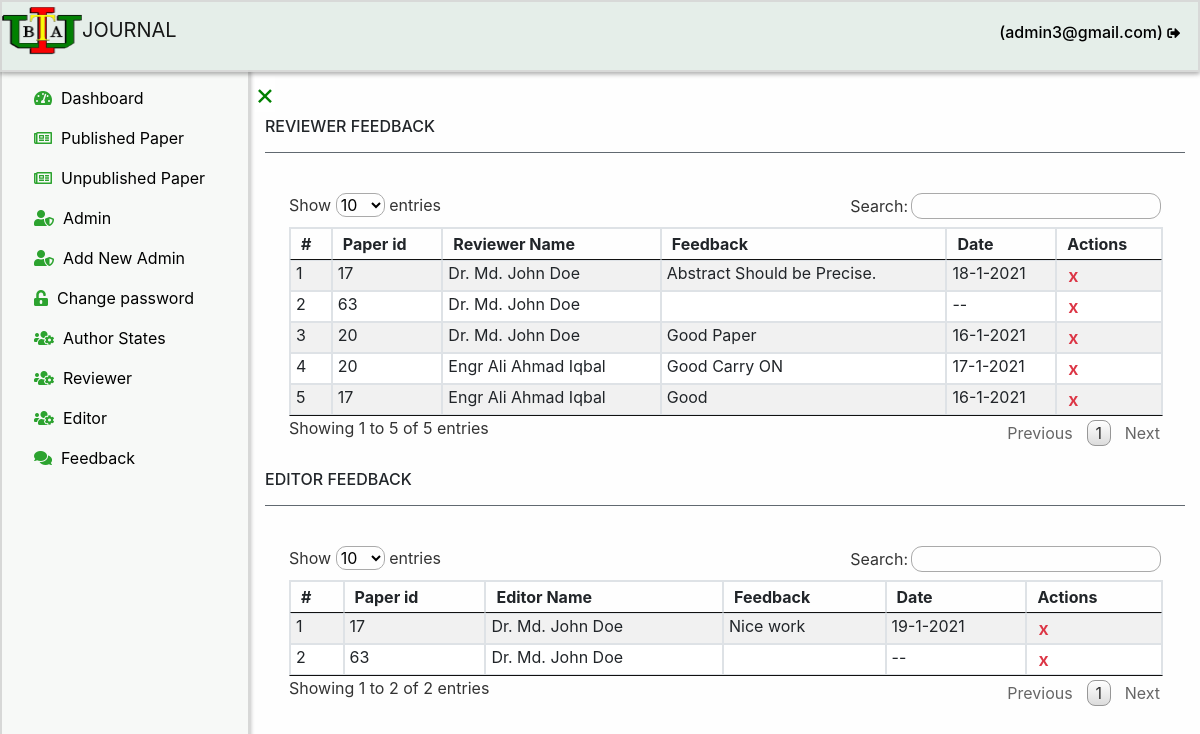
/feedbackadmin.php (signed in), run on the app's committed database.
### tables this page shows
CREATE TABLE `reviewertable` (
  `id` int(11) NOT NULL,
  `paperid` varchar(100) DEFAULT NULL,
  `username` varchar(100) DEFAULT NULL,
  `primaryemail` varchar(100) DEFAULT NULL,
  `assigndate` int(100) DEFAULT NULL,
  `assignmonth` int(100) DEFAULT NULL,
  `assignyear` int(100) DEFAULT NULL,
  `endingdate` int(100) DEFAULT NULL,
  `endingmonth` int(100) DEFAULT NULL,
  `endingyear` int(100) DEFAULT NULL,
  `feedback` varchar(8000) DEFAULT NULL,
  `feedbackdate` int(100) DEFAULT NULL,
  `feedbackmonth` int(100) DEFAULT NULL,
  `feedbackyear` int(100) DEFAULT NULL,
  `action` int(11) DEFAULT NULL
);

CREATE TABLE `author` (
  `id` int(11) NOT NULL,
  `username` varchar(100) NOT NULL,
  `title` varchar(100) NOT NULL,
  `firstname` varchar(100) NOT NULL,
  `middlename` varchar(100) DEFAULT NULL,
  `lastname` varchar(100) NOT NULL,
  `primaryemail` varchar(100) NOT NULL,
  `primaryemailcc` varchar(100) NOT NULL,
  `secondaryemail` varchar(100) NOT NULL,
  `secondaryemailcc` varchar(100) NOT NULL,
  `password` varchar(100) NOT NULL,
  `contact` varchar(100) NOT NULL,
  `address` varchar(100) NOT NULL,
  `registrationtime` timestamp NOT NULL DEFAULT current_timestamp(),
  `reviewerselection` int(11) DEFAULT NULL,
  `editorselection` int(11) DEFAULT NULL
);

CREATE TABLE `editortable` (
  `id` int(11) NOT NULL,
  `paperid` varchar(100) DEFAULT NULL,
  `username` varchar(100) DEFAULT NULL,
  `primaryemail` varchar(100) DEFAULT NULL,
  `assigndate` int(100) DEFAULT NULL,
  `assignmonth` int(100) DEFAULT NULL,
  `assignyear` int(100) DEFAULT NULL,
  `endingdate` int(100) DEFAULT NULL,
  `endingmonth` int(100) DEFAULT NULL,
  `endingyear` int(100) DEFAULT NULL,
  `feedback` varchar(8000) DEFAULT NULL,
  `feedbackdate` int(100) DEFAULT NULL,
  `feedbackmonth` int(100) DEFAULT NULL,
  `feedbackyear` int(100) DEFAULT NULL,
  `action` int(11) DEFAULT NULL
);

### feedbackadmin.php (the view, shortened to what this page needs)
<?php
include('link/config.php');
if(strlen($_SESSION['alogin'])=="")
    {
    header("Location: login.php");
    }
    else
    {
     $adminemail = $_SESSION["email"];
     $sql = "SELECT admin.id,admin.username,admin.fullname,admin.password,admin.email,admin.contact from admin where email='$adminemail'";
     $query = $dbh->prepare($sql);
     $query->execute();
     if($query->rowCount() > 0)
     {
?>
<!DOCTYPE html>
<html lang="en">
<head>
    <link rel="stylesheet" href="css/bootstrap.min.css">
    <link rel="stylesheet" href="css/jquery.dataTables.min.css">
    <link rel="stylesheet" href="https://use.fontawesome.com/releases/v5.3.1/css/all.css">
    <link rel="stylesheet" href="css/fontawesome.v5.3.1.all.css">
   <link rel="stylesheet" href="css/admin-dashboard.css">
   <link rel="stylesheet" href="css/index.css">
</head>
<body>
<div class="sticky-top header-floating">
<?php
include 'admin-header.php';
?>
</div>
<div id="mySidebar" class="sidebar mt-3">
  <?php
  include 'admin-sidebar.php';
  ?>
</div>
<div id="main">
<a href="javascript:void(0)" class="closebtn" id="closesignof" onclick="closeNav()">×</a>
<div class="container">
  <h6>REVIEWER FEEDBACK</h6>
  <hr class="bg-secondary" >
  <div class="table-responsive table-responsive-lg table-responsize-xl table-responsive-sm p-4">
<table id="dtBasicExample" class="table table-striped table-bordered table-hover">
<thead>
        <tr>
            <th >#</th>
            <th >Paper id</th>
            <th >Reviewer Name</th>
            <th >Feedback</th>
            <th >Date</th>
            <th >Actions</th>
        </tr>
</thead>
<tbody id="myTable-admin">
<?php $sql = "SELECT reviewertable.id,reviewertable.paperid,reviewertable.username,reviewertable.primaryemail,reviewertable.assigndate,reviewertable.assignmonth,reviewertable.assignyear,reviewertable.action,reviewertable.feedback,reviewertable.feedbackdate,reviewertable.feedbackmonth,reviewertable.feedbackyear from reviewertable where action IS NULL";
$query = $dbh->prepare($sql);
$query->execute();
$results=$query->fetchAll(PDO::FETCH_OBJ);
$cnt=1;
if($query->rowCount() > 0)
{
foreach($results as $result)
{   ?>
<tr>
<td><?php echo htmlentities($cnt);?></td><td class="result-color1"><?php echo htmlentities($result->paperid);?></td>
<?php
      $username = htmlentities($result->username);
      include 'link/linklocal.php';
      $sql1 = "SELECT * FROM author WHERE  username='$username' ";
      $result1 = mysqli_query($link,$sql1);
      $file1 = mysqli_fetch_assoc($result1);
      $title = $file1['title'];
      $fname= $file1['firstname'];
      $middlename= $file1['middlename'];
      $lastname= $file1['lastname'];
      $authorname = $title.' '.$fname.' '.$middlename.' ' .$lastname;
      $fdate = htmlentities($result->feedbackdate);
      $fmonth = htmlentities($result->feedbackmonth);
      $fyear = htmlentities($result->feedbackyear);
      $fddate = $fdate.'-'.$fmonth.'-'.$fyear;
?>
            <td ><?php echo $authorname;?></td>
            <td ><?php echo htmlentities($result->feedback);?></td>
            <td ><?php echo $fddate;?></td>
<td>
<form method="post">
<input class="text-danger" onclick="return confirm('Are you sure you want to remove reviewer for this paper?');" style="font-size:18px;border:none;font-weight:600;background-color:transparent;" type="submit" name="reviewer-remove-feedback" value="x">
</form>
</td>
</tr>
<?php $cnt=$cnt+1;}} ?>
    </tbody>
</table>
</div>
<h6>EDITOR FEEDBACK</h6>
  <hr class="bg-secondary" >
  <div class="table-responsive table-responsive-lg table-responsize-xl table-responsive-sm p-4">
<table id="dtBasicExample2" class="table table-striped table-bordered table-hover">
<thead>
        <tr>
            <th >#</th>
            <th >Paper id</th>
            <th >Editor Name</th>
            <th >Feedback</th>
            <th >Date</th>
            <th >Actions</th>
        </tr>
</thead>
<tbody id="myTable-admin">
<?php $sql = "SELECT editortable.id,editortable.paperid,editortable.username,editortable.primaryemail,editortable.assigndate,editortable.assignmonth,editortable.assignyear,editortable.action,editortable.feedback,editortable.feedbackdate,editortable.feedbackmonth,editortable.feedbackyear from editortable where action IS NULL";
$query = $dbh->prepare($sql);
$query->execute();
$results=$query->fetchAll(PDO::FETCH_OBJ);
$cnt=1;
if($query->rowCount() > 0)
{
foreach($results as $result)
{   ?>
<tr>
<td><?php echo htmlentities($cnt);?></td><td class="result-color1"><?php echo htmlentities($result->paperid);?></td>
<?php
      $username = htmlentities($result->username);
      include 'link/linklocal.php';
      $sql1 = "SELECT * FROM author WHERE  username='$username' ";
      $result1 = mysqli_query($link,$sql1);
      $file1 = mysqli_fetch_assoc($result1);
      $title = $file1['title'];
      $fname= $file1['firstname'];
      $middlename= $file1['middlename'];
      $lastname= $file1['lastname'];
      $authorname = $title.' '.$fname.' '.$middlename.' ' .$lastname;
      $fdate = htmlentities($result->feedbackdate);
      $fmonth = htmlentities($result->feedbackmonth);
      $fyear = htmlentities($result->feedbackyear);
      $fddate = $fdate.'-'.$fmonth.'-'.$fyear;
?>
            <td ><?php echo $authorname;?></td>
            <td ><?php echo htmlentities($result->feedback);?></td>
            <td ><?php echo $fddate;?></td>
<td>
<form method="post">
<input class="text-danger" onclick="return confirm('Are you sure you want to remove reviewer for this paper?');" style="font-size:18px;border:none;font-weight:600;background-color:transparent;" type="submit" name="editor-remove-feedback" value="x">
</form>
</td>
</tr>
<?php $cnt=$cnt+1;}} ?>
    </tbody>
</table>
</div>
</div>
</div>
</body>
</html>
<?php
}
else {
  echo "<script>alert('You are not an Admin.Try to log in as an Admin');</script>";
  header("refresh:0;url=login.php");
}
}
?>

### css/index.css (style rules this page uses)
body { background-color: #fefefe !important; }
.header-floating { box-shadow: 0 2px 4px rgba(0,0,0,0.12), 0 2px 5px rgba(0,0,0,0.24); transition: all 0.3s cubic-bezier(.25,.8,.25,1); border:2px solid rgba(212, 214, 212, 0.904); }
.sidebar { height: 100%; width: 250px; position: fixed; z-index: 1; top: 0; left: 0; background-color: #f7f9f7; overflow-x: hidden; transition: 0.5s; padding-top: 60px; box-shadow: 0 2px 5px rgba(0,0,0,0.12), 0 2px 5px rgba(0,0,0,0.24); border:2px solid rgba(212, 214, 212, 0.904); }
.closebtn { font-size:30px; cursor: pointer; background-color: white; color: green; border: none; margin-left:5px; overflow: hidden; }
#main { transition: margin-left .5s; margin-left:250px; }

### data on the page
reviewertable: paperid "17", author.title+firstname+middlename "Dr. Md. John Doe", feedback "Abstract Should be Precise.", fddate "18-1-2021"
reviewertable: paperid "63", author.title+firstname+middlename "Dr. Md. John Doe", fddate "--"
reviewertable: paperid "20", author.title+firstname+middlename "Dr. Md. John Doe", feedback "Good Paper", fddate "16-1-2021"
reviewertable: paperid "20", author.title+firstname+middlename "Engr Ali Ahmad Iqbal", feedback "Good Carry ON", fddate "17-1-2021"
reviewertable: paperid "17", author.title+firstname+middlename "Engr Ali Ahmad Iqbal", feedback "Good", fddate "16-1-2021"
editortable: paperid "17", author.title+firstname+middlename "Dr. Md. John Doe", feedback "Nice work", fddate "19-1-2021"
editortable: paperid "63", author.title+firstname+middlename "Dr. Md. John Doe", fddate "--"

### other printed values
$_SESSION["email"] "admin3@gmail.com"
